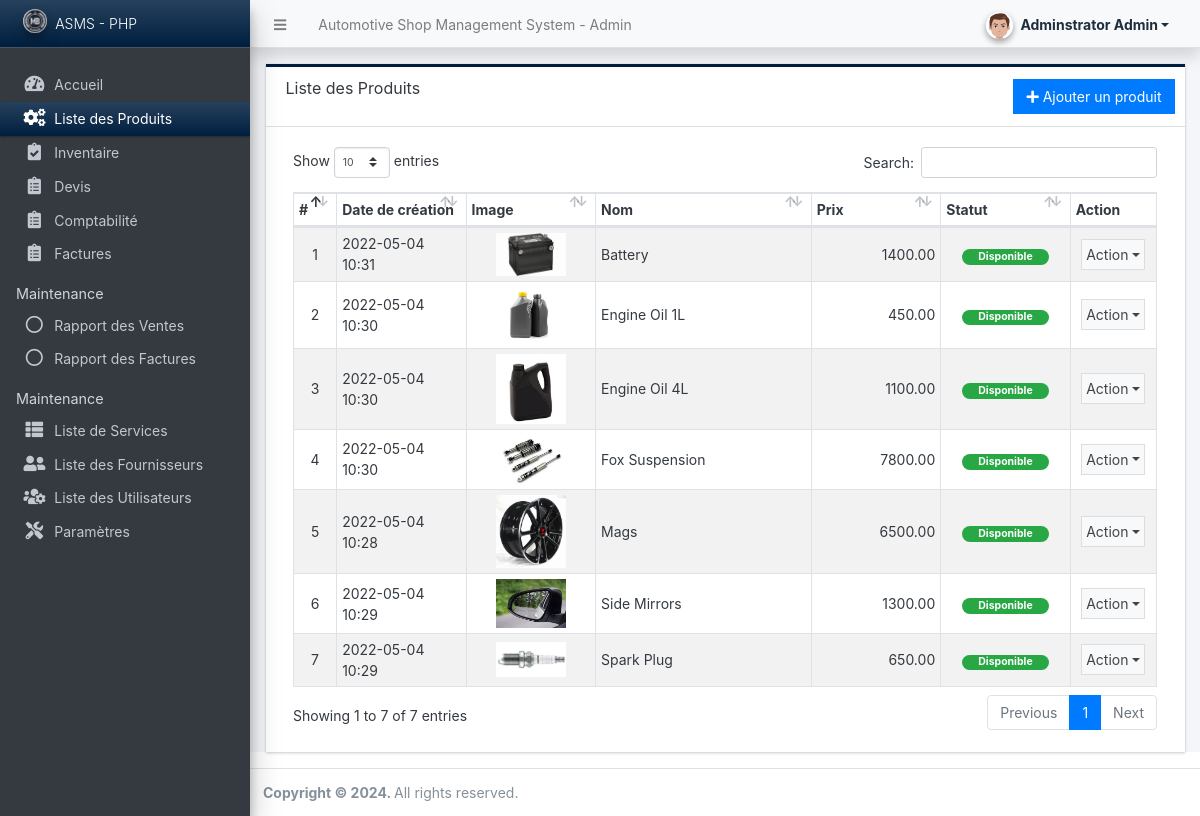
The page /admin/?page=products (signed in) on the database as committed earlier.
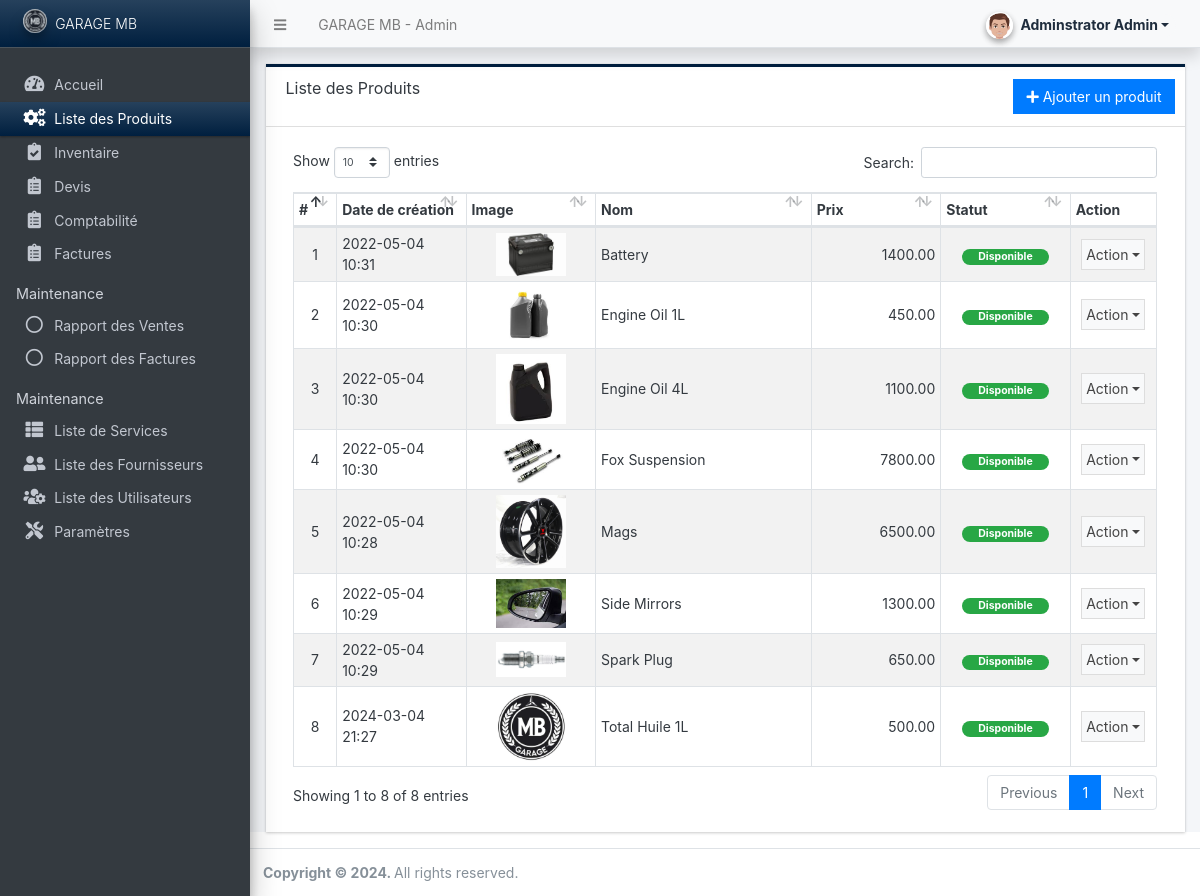
The same page on the database as committed later.
### tables this page shows
CREATE TABLE `product_list` (
  `id` int(30) NOT NULL,
  `name` text NOT NULL,
  `description` text NOT NULL,
  `price` float(15,2) NOT NULL DEFAULT 0.00,
  `image_path` text NOT NULL,
  `status` tinyint(1) NOT NULL DEFAULT 1,
  `delete_flag` tinyint(1) NOT NULL DEFAULT 0,
  `date_created` datetime NOT NULL DEFAULT current_timestamp(),
  `date_updated` datetime NOT NULL DEFAULT current_timestamp() ON UPDATE current_timestamp()
);

### config.php (called while the page is built, shortened)
<?php
require_once('classes/DBConnection.php');
require_once('classes/SystemSettings.php');
function validate_image($file){
    global $_settings;
	if(!empty($file)){
        $ex = explode("?",$file);
        $file = $ex[0];
        $ts = isset($ex[1]) ? "?".$ex[1] : '';
		if(is_file(base_app.$file)){
			return base_url.$file.$ts;
		}else{
			return base_url.($_settings->info('logo'));
		}
	}else{
		return base_url.($_settings->info('logo'));
	}
}
function isMobileDevice(){
    $aMobileUA = array(
        '/iphone/i' => 'iPhone',
        '/ipod/i' => 'iPod',
        '/ipad/i' => 'iPad',
        '/android/i' => 'Android',
        '/blackberry/i' => 'BlackBerry',
        '/webos/i' => 'Mobile'
    );
    return false;
}
?>

### classes/DBConnection.php (called while the page is built, shortened)
<?php
class DBConnection{
    private $host = DB_SERVER;
    private $username = DB_USERNAME;
    private $password = DB_PASSWORD;
    private $database = DB_NAME;
    public $conn;
    public function __construct(){
        if (!isset($this->conn)) {
            $this->conn = new mysqli($this->host, $this->username, $this->password, $this->database);
        }
    }
}
?>

### classes/SystemSettings.php (called while the page is built, shortened)
<?php
class SystemSettings extends DBConnection{
	function info($field=''){
		if(!empty($field)){
			if(isset($_SESSION['system_info'][$field]))
				return $_SESSION['system_info'][$field];
			else
				return false;
		}else{
			return false;
		}
	}
}
$_settings = new SystemSettings();
?>

### admin/products/index.php (the view, shortened to what the changed rows need)
<div class="card card-outline rounded-0 card-navy">
	<div class="card-header">
		<h3 class="card-title">Liste des Produits</h3>
		<div class="card-tools">
			<a href="javascript:void(0)" id="create_new" class="btn btn-flat btn-primary"><span class="fas fa-plus"></span>  Ajouter un produit</a>
		</div>
	</div>
	<div class="card-body">
        <div class="container-fluid">
			<table class="table table-hover table-striped table-bordered" id="list">
				<colgroup>
					<col width="5%">
					<col width="15%">
					<col width="15%">
					<col width="25%">
					<col width="15%">
					<col width="15%">
					<col width="15%">
				</colgroup>
				<thead>
					<tr>
						<th>#</th>
						<th>Date de création</th>
						<th>Image</th>
						<th>Nom</th>
						<th>Prix</th>
						<th>Statut</th>
						<th>Action</th>
					</tr>
				</thead>
				<tbody>
					<?php
					$i = 1;
						$qry = $conn->query("SELECT * from `product_list` where delete_flag = 0 order by `name` asc ");
						while($row = $qry->fetch_assoc()):
					?>
						<tr>
							<td class="text-center"><?php echo $i++; ?></td>
							<td><?php echo date("Y-m-d H:i",strtotime($row['date_created'])) ?></td>
							<td class="text-center">
								<img class="img-thumbnai prod-img" src="<?= validate_image($row['image_path']) ?>" alt="">
							</td>
							<td><?php echo $row['name'] ?></td>
							<td class="text-right"><?php echo $row['price'] ?></td>
							<td class="text-center">
                                <?php if($row['status'] == 1): ?>
                                    <span class="badge badge-success px-3 rounded-pill">Disponible</span>
                                <?php else: ?>
                                    <span class="badge badge-danger px-3 rounded-pill">Indisponible</span>
                                <?php endif; ?>
                            </td>
							<td align="center">
								 <button type="button" class="btn btn-flat p-1 btn-default btn-sm dropdown-toggle dropdown-icon" data-toggle="dropdown">
				                  		Action
				                  </button>
							</td>
						</tr>
					<?php endwhile; ?>
				</tbody>
			</table>
		</div>
	</div>
</div>

### admin/inc/topBarNav.php (shortened to what the changed rows need)
<nav class="main-header navbar navbar-expand navbar-light shadow text-sm">
  <ul class="navbar-nav">
    <li class="nav-item d-none d-sm-inline-block">
      <a href="<?php echo base_url ?>" class="nav-link"><?php echo (!isMobileDevice()) ? $_settings->info('name'):$_settings->info('short_name'); ?> - Admin</a>
    </li>
  </ul>
</nav>

### admin/inc/navigation.php (shortened to what the changed rows need)
<aside class="main-sidebar sidebar-dark-primary elevation-4 sidebar-no-expand">
  <a href="<?php echo base_url ?>admin" class="brand-link bg-gradient-navy text-sm">
  <img src="<?php echo validate_image($_settings->info('logo'))?>" alt="Store Logo" class="brand-image img-circle elevation-3" style="opacity: .8;width: 1.5rem;height: 1.5rem;max-height: unset">
  <span class="brand-text font-weight-light"><?php echo $_settings->info('short_name') ?></span>
  </a>
</aside>

Rows that differ between the two databases and show on the page:
added product_list: date_created "2024-03-04 21:27", shows a picture, name "Total Huile 1L", price "500.00", status "Disponible"
Other text that changed with them:
$_settings->info('name'): "Automotive Shop Management System" → "GARAGE MB"
$_settings->info('short_name'): "ASMS - PHP" → "GARAGE MB"
text written by a page script: "Show entries Search: Showing 1 to 7 of 7 entries Previous 1 Next" → "Show entries Search: Showing 1 to 8 of 8 entries Previous 1 Next"
